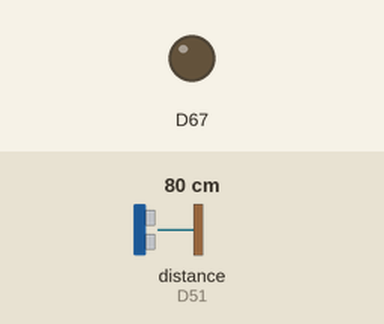
A sketch run on a simulated Arduino Due. On the bench: output pins drawn as LEDs (lit = HIGH). Wiring (inferred from the names in the program): range finder with pulse-width output: data D51. The test bench sets the inputs (shaded band); at power-on: distance to the obstacle (sensor on D51) 80 cm.

Above: at 0.0 s.
At 55.6 s:
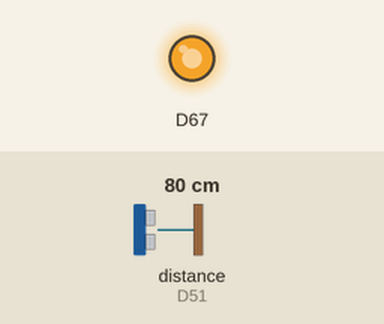
At 92.3 s:
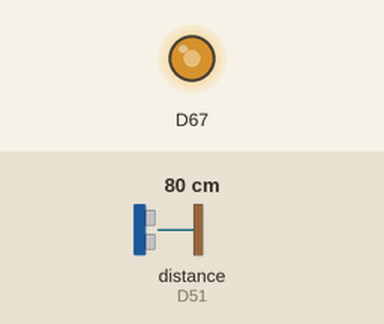
At 129.0 s:
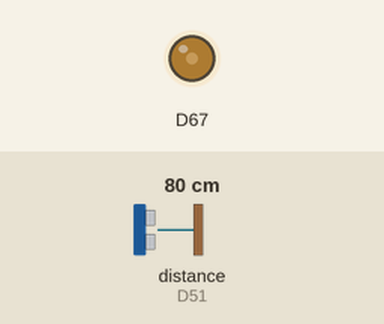
Timing chart, 0 to 130.0 s (numbered marks = the images above):
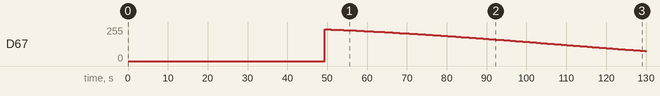

The sketch:

slave2.ino
```cpp
//Slave2 - Laptop: Comm15 / PC: Comm7 - Channel B (Red)

/*
Date: May 2018
Organization: BCCRC Imaging Unit
Authors: Varalee Chinbomsom and Daniela Tay Lee Sanchez
Description: Ramps up at one lookup table skipping clock pulses
*/

//Constants
#define DAC_RESOLUTION 12
#define PIN_SIGNAL 51
#define DAC DAC1


//Variables
volatile int i = 0; //Iterate through wave values for sine wave
volatile unsigned char mastersig = 0; //Signal to receive from master
volatile int samples = 0;
volatile int k = 0; //For testing fixed
volatile int count = 0; //counts clock ticks to skip
volatile int pulse = 6; //Start skipping this many ticks
volatile int points = 0; //Points outputted
volatile int cycles = 180; //Num of cycles to complete on each ramp up

//Lookup tables
static int * wave; //To choose table

static int wave_1000[1000] =
{
3833,3827,3821,3814,3808,3801,3794,3788,3781,3774,3767,3760,3753,3746,3738,3731,3724,3716,3709,
3701,3694,3686,3678,3670,3663,3655,3647,3639,3630,3622,3614,3606,3597,3589,3580,3572,3563,3554,3546,3537,3528,3519,3510,3501,
3492,3483,3474,3464,3455,3446,3436,3427,3417,3407,3398,3388,3378,3369,3359,3349,3339,3329,3319,3309,3298,3288,3278,3268,3257,
3247,3236,3226,3215,3205,3194,3183,3173,3162,3151,3140,3129,3118,3107,3096,3085,3074,3063,3052,3040,3029,3018,3006,2995,2984,
2972,2961,2949,2938,2926,2914,2903,2891,2879,2867,2856,2844,2832,2820,2808,2796,2784,2772,2760,2748,2736,2724,2711,2699,2687,
2675,2662,2650,2638,2625,2613,2601,2588,2576,2563,2551,2538,2526,2513,2501,2488,2476,2463,2450,2438,2425,2413,2400,2387,2374,
2362,2349,2336,2324,2311,2298,2285,2272,2260,2247,2234,2221,2208,2195,2183,2170,2157,2144,2131,2118,2105,2093,2080,2067,2054,
2041,2028,2015,2002,1990,1977,1964,1951,1938,1925,1912,1900,1887,1874,1861,1848,1835,1823,1810,1797,1784,1771,1759,1746,1733,
1721,1708,1695,1682,1670,1657,1645,1632,1619,1607,1594,1582,1569,1557,1544,1532,1519,1507,1494,1482,1470,1457,1445,1433,1420,
1408,1396,1384,1371,1359,1347,1335,1323,1311,1299,1287,1275,1263,1251,1239,1228,1216,1204,1192,1181,1169,1157,1146,1134,1123,
1111,1100,1089,1077,1066,1055,1043,1032,1021,1010,999,988,977,966,955,944,933,922,912,901,890,880,869,859,848,
838,827,817,807,797,786,776,766,756,746,736,726,717,707,697,688,678,668,659,649,640,631,621,612,603,
594,585,576,567,558,549,541,532,523,515,506,498,489,481,473,465,456,448,440,432,425,417,409,401,394,
386,379,371,364,357,349,342,335,328,321,314,307,301,294,287,281,274,268,262,255,249,243,237,231,225,
219,213,208,202,197,191,186,180,175,170,165,160,155,150,145,141,136,131,127,122,118,114,110,105,101,
97,94,90,86,82,79,75,72,69,65,62,59,56,53,50,47,45,42,39,37,35,32,30,28,26,
24,22,20,18,17,15,13,12,11,9,8,7,6,5,4,3,3,2,2,1,1,0,0,0,0,
0,0,0,1,1,1,2,2,3,4,5,6,7,8,9,10,11,13,14,16,17,19,21,23,25,
27,29,31,33,36,38,41,43,46,49,52,54,57,61,64,67,70,74,77,81,84,88,92,95,99,
103,107,112,116,120,125,129,134,138,143,148,152,157,162,167,173,178,183,188,194,199,205,211,216,222,
228,234,240,246,252,258,265,271,278,284,291,297,304,311,318,325,332,339,346,353,360,368,375,382,390,
397,405,413,421,429,436,444,452,461,469,477,485,494,502,510,519,528,536,545,554,563,572,580,589,599,
608,617,626,635,645,654,664,673,683,692,702,712,722,731,741,751,761,771,781,792,802,812,822,833,843,
853,864,874,885,896,906,917,928,939,949,960,971,982,993,1004,1015,1027,1038,1049,1060,1072,1083,1094,1106,1117,
1129,1140,1152,1163,1175,1187,1198,1210,1222,1234,1245,1257,1269,1281,1293,1305,1317,1329,1341,1353,1365,1378,1390,1402,1414,
1426,1439,1451,1463,1476,1488,1500,1513,1525,1538,1550,1563,1575,1588,1600,1613,1626,1638,1651,1663,1676,1689,1701,1714,1727,
1740,1752,1765,1778,1791,1803,1816,1829,1842,1855,1867,1880,1893,1906,1919,1932,1945,1957,1970,1983,1996,2009,2022,2035,2048,2048,2060,2073,2086,2099,2112,2125,2138,2150,2163,2176,2189,2202,2215,2228,2240,2253,2266,2279,2292,2304,2317,2330,2343,2355,
2368,2381,2394,2406,2419,2432,2444,2457,2469,2482,2495,2507,2520,2532,2545,2557,2570,2582,2595,2607,2619,2632,2644,2656,2669,
2681,2693,2705,2717,2730,2742,2754,2766,2778,2790,2802,2814,2826,2838,2850,2861,2873,2885,2897,2908,2920,2932,2943,2955,2966,
2978,2989,3001,3012,3023,3035,3046,3057,3068,3080,3091,3102,3113,3124,3135,3146,3156,3167,3178,3189,3199,3210,3221,3231,3242,
3252,3262,3273,3283,3293,3303,3314,3324,3334,3344,3354,3364,3373,3383,3393,3403,3412,3422,3431,3441,3450,3460,3469,3478,3487,
3496,3506,3515,3523,3532,3541,3550,3559,3567,3576,3585,3593,3601,3610,3618,3626,3634,3643,3651,3659,3666,3674,3682,3690,3698,
3705,3713,3720,3727,3735,3742,3749,3756,3763,3770,3777,3784,3791,3798,3804,3811,3817,3824,3830,3837,3843,3849,3855,3861,3867,
3873,3879,3884,3890,3896,3901,3907,3912,3917,3922,3928,3933,3938,3943,3947,3952,3957,3961,3966,3970,3975,3979,3983,3988,3992,
3996,4000,4003,4007,4011,4014,4018,4021,4025,4028,4031,4034,4038,4041,4043,4046,4049,4052,4054,4057,4059,4062,4064,4066,4068,
4070,4072,4074,4076,4078,4079,4081,4082,4084,4085,4086,4087,4088,4089,4090,4091,4092,4093,4093,4094,4094,4094,4095,4095,4095,
4095,4095,4095,4095,4094,4094,4093,4093,4092,4092,4091,4090,4089,4088,4087,4086,4084,4083,4082,4080,4078,4077,4075,4073,4071,
4069,4067,4065,4063,4060,4058,4056,4053,4050,4048,4045,4042,4039,4036,4033,4030,4026,4023,4020,4016,4013,4009,4005,4001,3998,
3994,3990,3985,3981,3977,3973,3968,3964,3959,3954,3950,3945,3940,3935,3930,3925,3920,3915,3909,3904,3898,3893,3887,3882,3876,
3870,3864,3858,3852,3846,3840
};

static int wave_500[500] =
{
3850,3838,3825,3812,3799,3785,3772,3758,3743,3729,3714,
3699,3683,3668,3652,3636,3619,3603,3586,3569,3551,3534,3516,3498,3479,3461,3442,3423,3404,3384,3365,3345,3325,3305,3284,3263,
3243,3222,3200,3179,3157,3136,3114,3092,3069,3047,3024,3002,2979,2956,2933,2909,2886,2862,2838,2815,2791,2767,2742,2718,2694,
2669,2645,2620,2595,2570,2545,2520,2495,2470,2445,2419,2394,2368,2343,2317,2292,2266,2241,2215,2189,2163,2138,2112,2086,2060,
2035,2009,1983,1957,1932,1906,1880,1854,1829,1803,1778,1752,1727,1701,1676,1650,1625,1600,1575,1550,1525,1500,1475,1450,1426,
1401,1377,1353,1328,1304,1280,1257,1233,1209,1186,1162,1139,1116,1093,1071,1048,1026,1003,981,959,938,916,895,873,852,
832,811,790,770,750,730,711,691,672,653,634,616,597,579,561,544,526,509,492,476,459,443,427,412,396,
381,366,352,337,323,310,296,283,270,257,245,233,221,210,198,187,177,167,156,147,137,128,119,111,103,
95,87,80,73,66,60,54,48,43,38,33,28,24,21,17,14,11,9,6,4,3,2,1,0,0,
0,0,1,2,4,5,7,10,12,15,19,22,26,31,35,40,45,51,57,63,69,76,83,91,99,
107,115,124,133,142,152,161,172,182,193,204,215,227,239,251,264,276,290,303,317,330,345,359,374,389,
404,420,435,451,468,484,501,518,535,553,570,588,607,625,644,663,682,701,720,740,760,780,801,821,842,
863,884,905,927,948,970,992,1014,1037,1059,1082,1105,1128,1151,1174,1197,1221,1245,1268,1292,1316,1340,1365,1389,1414,
1438,1463,1488,1512,1537,1562,1587,1613,1638,1663,1688,1714,1739,1765,1790,1816,1842,1867,1893,1919,1944,1970,1996,2022,2048,2048,2073,2099,2125,2151,2176,2202,2228,2253,2279,2305,2330,2356,2381,2407,2432,2457,2482,2508,2533,2558,2583,2607,2632,2657,
2681,2706,2730,2755,2779,2803,2827,2850,2874,2898,2921,2944,2967,2990,3013,3036,3058,3081,3103,3125,3147,3168,3190,3211,3232,
3253,3274,3294,3315,3335,3355,3375,3394,3413,3432,3451,3470,3488,3507,3525,3542,3560,3577,3594,3611,3627,3644,3660,3675,3691,
3706,3721,3736,3750,3765,3778,3792,3805,3819,3831,3844,3856,3868,3880,3891,3902,3913,3923,3934,3943,3953,3962,3971,3980,3988,
3996,4004,4012,4019,4026,4032,4038,4044,4050,4055,4060,4064,4069,4073,4076,4080,4083,4085,4088,4090,4091,4093,4094,4095,4095,
4095,4095,4094,4093,4092,4091,4089,4086,4084,4081,4078,4074,4071,4067,4062,4057,4052,4047,4041,4035,4029,4022,4015,4008,4000,
3992,3984,3976,3967,3958,3948,3939,3928,3918,3908,3897,3885,3874,3862
};

//Method to configure Arduino
void setup()
{
   //Set pins as inputs or outputs
   pinMode(DAC, OUTPUT);
   pinMode(PIN_SIGNAL, INPUT);
   analogWriteResolution(DAC_RESOLUTION); //Set up resolution
   attachInterrupt(digitalPinToInterrupt(PIN_SIGNAL), PIN_ISR, RISING); //Call pin_ISR when 51 goes from low to high
}

//Method to loop indefinetely
void loop()
{
    //Start after 1000 clock ticks
    if (k == 1000)
    {
      mastersig = 1; //start
      wave = wave_1000;
      samples=1000;
    }

}

//Interrupt method, everytime the pin goes low to high
void PIN_ISR()
{

  k++;

  if (mastersig == 1)
  {
    if (count >= pulse) //If skip pulse number of pulses
    {
      analogWrite(DAC, wave[i]); //Write on DAC
      i = (i+1)%samples;
      points++; //Wrote a point

      count = -1; //Restart count of clock ticks, increase at end so start -1

      if ((pulse >= 1) && (points == samples*cycles)) //If still want to skip 2 pulses
      {
        pulse--; //Decrease pulses to skip
        points=0; //restar points written
      }

      else if (pulse == 0)//Now we are supossed to skip 0 pulses
      {
        //First skip, out, out, skip, out, out, skip, out out
        if (points < samples*cycles) //Only for those cycles, then it will not skip clocks bc count is always greater
        {
          if ((points%3) == 0) //want to skip 1 point
            count = -2; //Skip once be -1 on top so skips, then 0 so outputs
          else
            count = -1; //Do output point
        }
      }
    }//End if count>= pulse

    count++;

  }//End if mastersig is 1

  else
    analogWrite(DAC1, 0); //Just output value 0 (line) if signal to start is not
}
```

Measured:
- by itself, D67: 0/255 → 238/255 at 49.3 s, → 237/255 0.69 s later, → 236/255 1.0 s later, → 235/255 0.69 s later, … (164 changes in this stretch)
